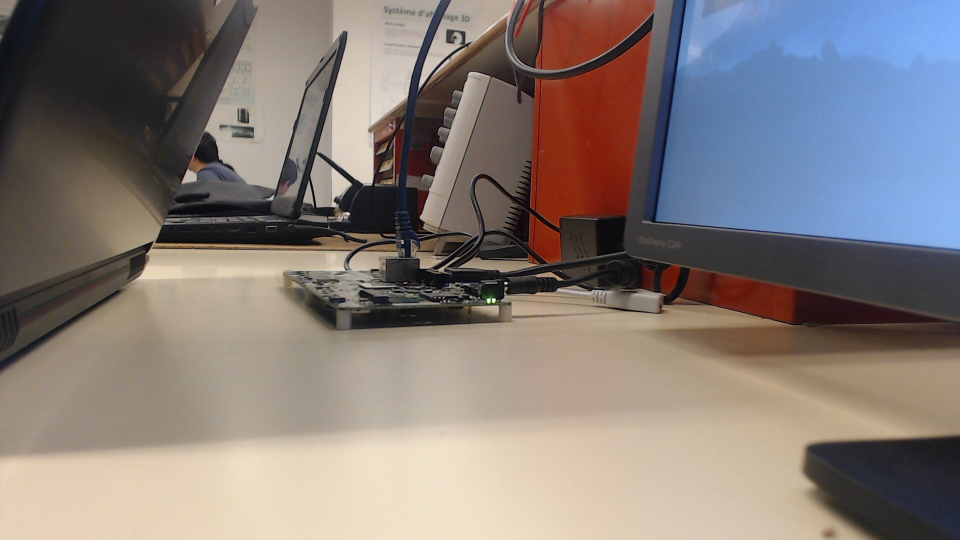
//> input picture img_proj.jpg, 1920 x 1080 px (shown at 1/2 size)
$ ./projet_sob_med_opt img_proj.jpg   (built with g++ and OpenCV 4)
//> lines starting //> are read from the running program, lines starting //| are printed output that depends on the picture
### projet_sob_med_opt.h
#include "highgui.h"
#include "cv.h"
#include "opencv2/opencv.hpp"
#include "opencv2/imgproc/imgproc.hpp"
#include "opencv2/highgui/highgui.hpp"
#include <fstream>
#include <stdlib.h>
#include <stdint.h>
#include <sys/time.h>
typedef unsigned char uint8;
void sobel_opt(cv::Mat img_in, cv::Mat& img_out, int row, int col);
void median_filter_sort(cv::Mat img_gray, cv::Mat& img_out, int d);
void sort(int array_in[], int size, int threshold);
void insertion_sort(int array_in[], int n);
void quicksort(int array_in[], int start, int end);
int part(int array[], int s, int e);
void swap(int array[], int i, int j);

### projet_sob_med_opt.cpp
/*
 *---------------------------------------------------------------------------------------------------
* Pour compiler : g++ `pkg-config --cflags opencv` projet_sob_med_opt.cpp `pkg-config --libs opencv` -o projet_sob_med_
 *---------------------------------------------------------------------------------------------------
 */


#include "projet_sob_med_opt.h"

using namespace std;
using namespace cv;
using std::cout;


/*--------------- MAIN FUNCTION ---------------*/
int main (int argc, char* argv[]) {

	if(argc <= 1) {
	cout << "Need number >=3 for median filter" << endl;
	return 0;
}

	string s = "time_med_opt_"+string(argv[1])+".txt";
  ofstream o(s.c_str());

  ofstream o2("time_sobel_opt.txt");
// déclaration des variables
// Mat structure contenant l'image
  Mat3b frame; // couleur
  Mat frame_gray, frame1; // niveau de gris
  Mat grad;

  int ddepth = CV_16S;
  int scale = 1;
  int delta = 0;
  char key = '0';

  cvNamedWindow("Video in", WINDOW_AUTOSIZE);
  cvNamedWindow("Video gray", WINDOW_AUTOSIZE);
  cvNamedWindow("Video mediane", WINDOW_AUTOSIZE);
  cvNamedWindow("Video contours", WINDOW_AUTOSIZE);
  cvMoveWindow("Video in", 10, 30);
  cvMoveWindow("Video gray", 800, 30);
  cvMoveWindow("Video mediane", 10, 500);
  cvMoveWindow("Video contours", 800, 500);

  while(key!='q'){
  // acquisition d'une image - librairie OpenCV

    frame = imread("img_proj.jpg", CV_LOAD_IMAGE_COLOR);
//> frame is the input picture: 1080 rows x 1920 cols, CV_8UC3; mean B, G, R 119.9, 123.6, 132.7

    if(! frame.data )                              // Check for invalid input
    {
        cout <<  "Could not open or find the image" << std::endl ;
        return -1;
    }

  //conversion en niveau de gris - librairie OpenCV
    cvtColor(frame, frame_gray, CV_BGR2GRAY);
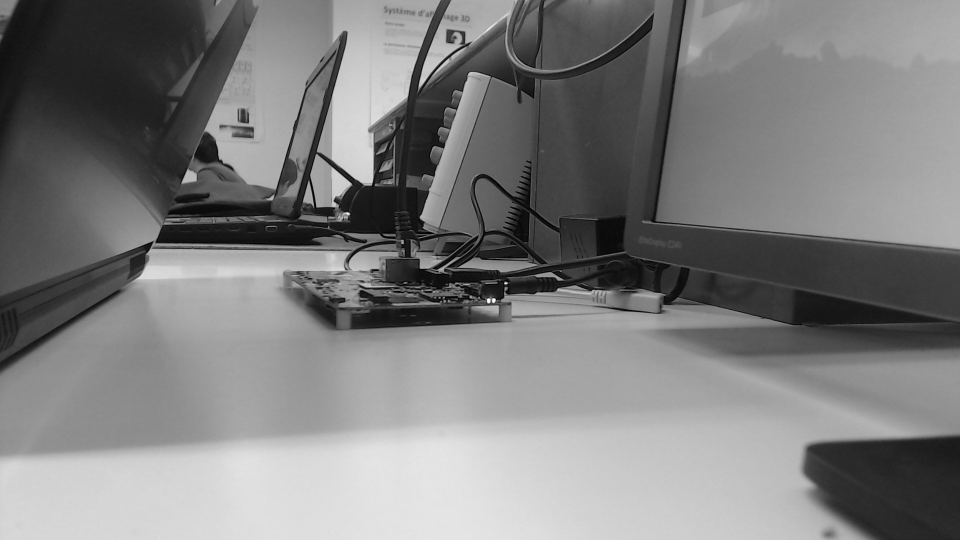
//> frame_gray: 1080 rows x 1920 cols, CV_8UC1 (shown at 1/2 size); min 0, max 255, mean 125.9

   timeval time;
    gettimeofday(&time, NULL);
  	double time1 = time.tv_sec+(time.tv_usec/1000000.0);


   // median - librairie OpenCV
    median_filter_sort(frame_gray, frame1, atoi(argv[1])); // change median filter sort by opt filter

    gettimeofday(&time, NULL);
	double time2 = time.tv_sec+(time.tv_usec/1000000.0);
	o << (time2 - time1) << endl;


    timeval new_time;
	gettimeofday(&new_time, NULL);
	double time3 = new_time.tv_sec+(new_time.tv_usec/1000000.0);

    //Sobel
    sobel_opt(frame1, grad, frame1.rows, frame1.cols);

	gettimeofday(&new_time, NULL);
	double time4 = new_time.tv_sec+(new_time.tv_usec/1000000.0);
	o2 << (time4 - time3) << endl;


	// visualisation
	// taille d'image réduite pour meuilleure disposition sur écran
    resize(frame, frame, Size(), 0.5, 0.5);
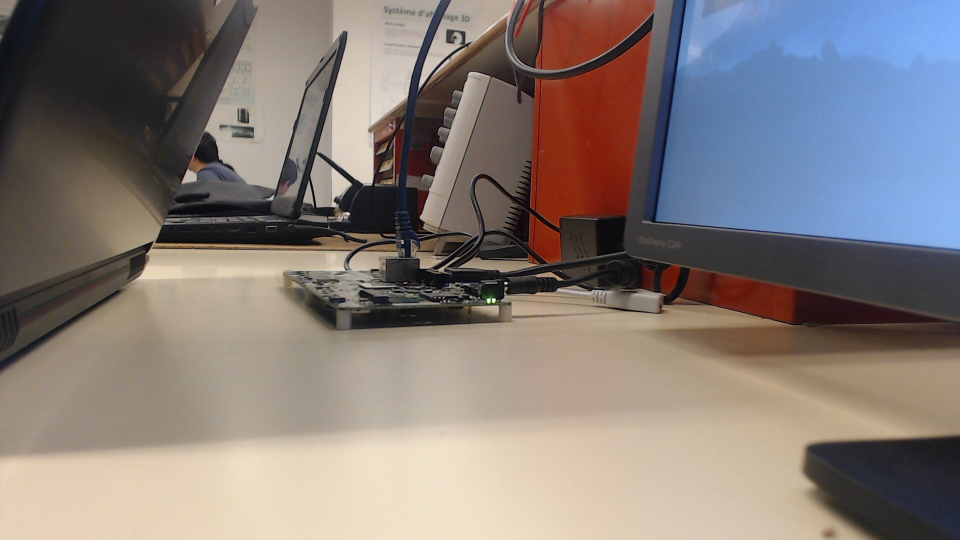
//> frame: 540 rows x 960 cols, CV_8UC3; mean B, G, R 120, 123.8, 132.8
    resize(frame_gray, frame_gray, Size(), 0.5, 0.5);
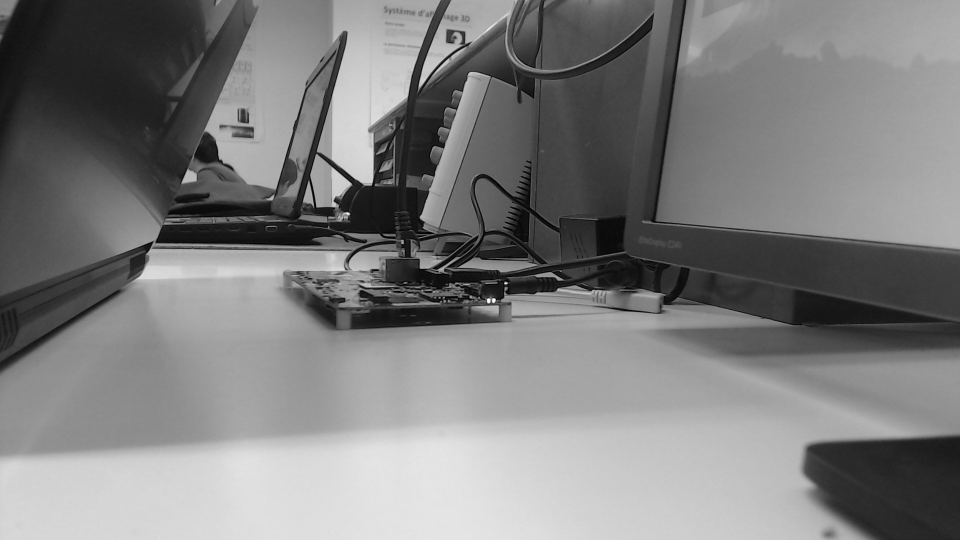
//> frame_gray: 540 rows x 960 cols, CV_8UC1; min 0, max 252, mean 126
//> (the run ends here: the program stops with an error, at `resize(frame1, frame1, Size(), 0.5, 0.5);`)
